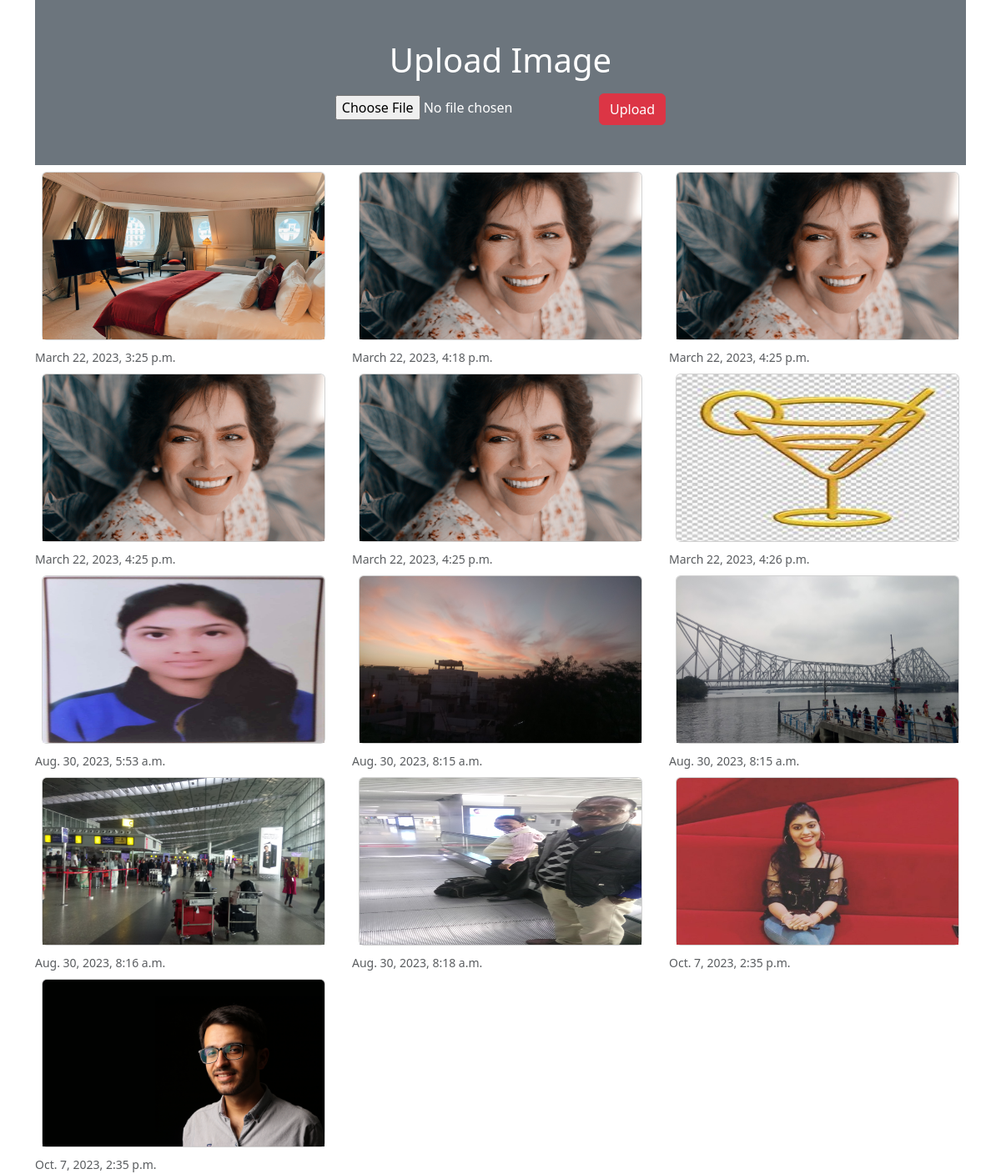
The page / on the database its author committed.
### myapp/models.py (models this page shows)
class Images(models.Model):
    photo=models.ImageField(upload_to="myimage")
    date=models.DateTimeField(auto_now_add=True)

### myapp/views.py (the view)
# urls.py: 2. Add a URL to urlpatterns:  path('', views.home, name='home')
def home(req):
    if req.method == 'POST':
        form=ImageForm(req.POST,req.FILES)
        if form.is_valid():               # means form me sare input box fill hai
           form.save()
    form=ImageForm()
    img=Images.objects.all()
    return render(req,"home.html",{'img':img,'form':form})

### myapp/forms.py
class ImageForm(forms.ModelForm):
    class Meta:
        model = Images
        fields = '__all__'
        labels={'photo':''}

### myapp/templates/home.html (shortened to what this page needs)
{% load static %}
<!DOCTYPE html>
<html lang="en">
<head>
    <link rel="stylesheet" href="{% static './css/bootstrap.css' %}">
</head>
<body>
<div class="container">
    <div class=" py-5 text-center bg-secondary text-white  ">
        <h1 class="mb-3">Upload Image</h1>
         <form action="" method="post" enctype="multipart/form-data">
            {{form}}
            <input type="submit" value="Upload" class="btn btn-danger">
         </form>
    </div>
    <div class="row">
        {% for x in img %}
        <div class="col-sm-4">
            <div class="card m-2 ">
                <img src="{{x.photo.url}}" alt="" srcset="" class="card-img-top" height="200px">
            </div>
            <div class="card-footer">
                <small class="text-muted">{{x.date}}</small>
            </div>
        </div>
        {% endfor %}
    </div>
</div>
</body>
</html>

### rows shown on the page
Images: photo (picture), date "March 22, 2023, 3:25 p.m."
Images: photo (picture), date "March 22, 2023, 4:18 p.m."
Images: photo (picture), date "March 22, 2023, 4:25 p.m."
Images: photo (picture), date "March 22, 2023, 4:25 p.m."
Images: photo (picture), date "March 22, 2023, 4:25 p.m."
Images: photo (picture), date "March 22, 2023, 4:26 p.m."
Images: photo (picture), date "Aug. 30, 2023, 5:53 a.m."
Images: photo (picture), date "Aug. 30, 2023, 8:15 a.m."
Images: photo (picture), date "Aug. 30, 2023, 8:15 a.m."
Images: photo (picture), date "Aug. 30, 2023, 8:16 a.m."
Images: photo (picture), date "Aug. 30, 2023, 8:18 a.m."
Images: photo (picture), date "Oct. 7, 2023, 2:35 p.m."
Images: photo (picture), date "Oct. 7, 2023, 2:35 p.m."
